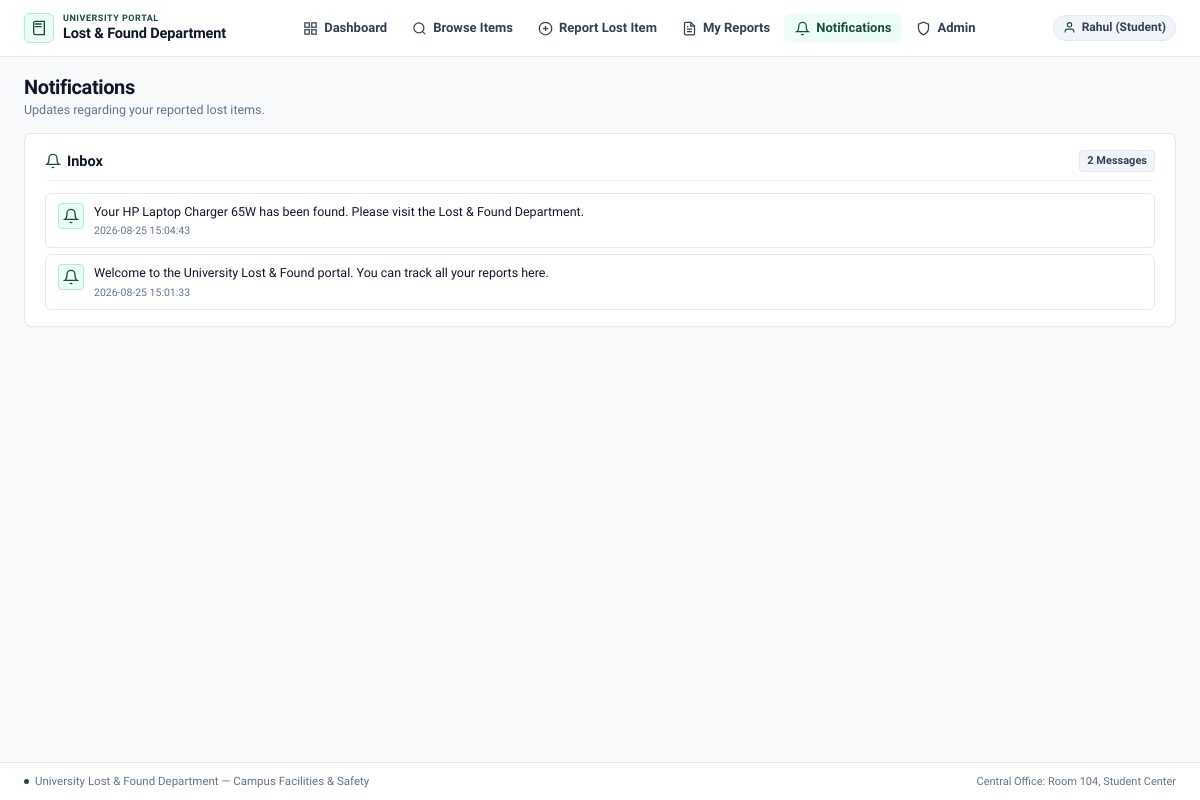
The page /notifications on the database as committed earlier.
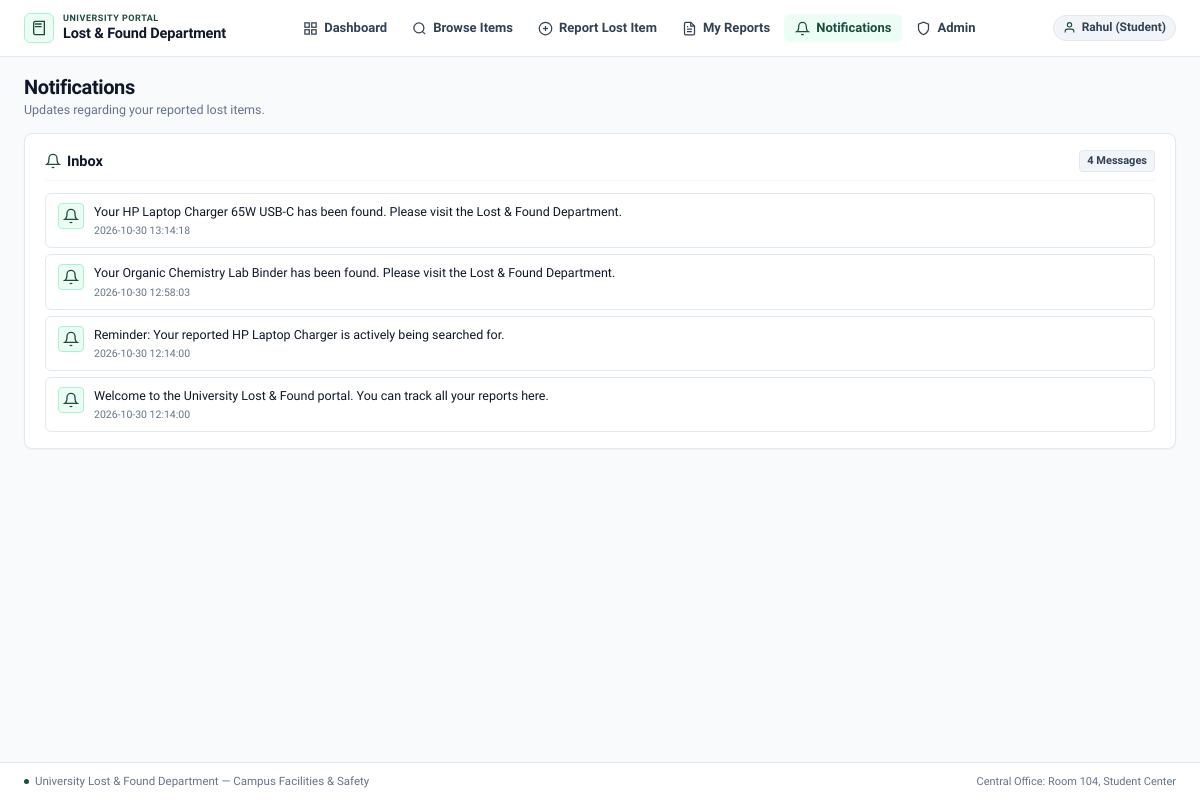
The same page on the database as committed later.
### tables this page shows
CREATE TABLE notifications (
    notification_id INTEGER PRIMARY KEY AUTOINCREMENT,
    user_id INTEGER NOT NULL,
    message TEXT NOT NULL,
    is_read INTEGER DEFAULT 0 CHECK(is_read IN (0, 1)),
    created_at TEXT DEFAULT CURRENT_TIMESTAMP,
    FOREIGN KEY(user_id) REFERENCES users(user_id) ON DELETE CASCADE
);

### backend/app/routes/lost_found_routes.py (the view)
@routes_bp.route("/notifications")
def notifications():
    user_notifications = LostFoundService.get_notifications(DEMO_USER_ID)
    return render_template("notifications.html", notifications=user_notifications, active_page="notifications")

### backend/app/repositories/lost_found_repo.py (called while the page is built)
    @staticmethod
    def get_notifications_for_user(user_id: int) -> List[Dict[str, Any]]:
        with get_db_connection() as conn:
            rows = conn.execute("""
                SELECT notification_id, user_id, message, is_read, created_at
                FROM notifications
                WHERE user_id = ?
                ORDER BY notification_id DESC;
            """, (user_id,)).fetchall()
            return [dict(row) for row in rows]

    @staticmethod
    def get_unread_notification_count(user_id: int) -> int:
        with get_db_connection() as conn:
            count = conn.execute("""
                SELECT COUNT(*) FROM notifications
                WHERE user_id = ? AND is_read = 0;
            """, (user_id,)).fetchone()[0]
            return int(count)

    @staticmethod
    def mark_notifications_as_read(user_id: int) -> None:
        with get_db_connection() as conn:
            conn.execute("""
                UPDATE notifications
                SET is_read = 1
                WHERE user_id = ?;
            """, (user_id,))

### frontend/templates/notifications.html (shortened to what this page needs)
{% extends "base.html" %}
{% block content %}
<div class="page-header">
    <div>
        <h1 class="page-title">Notifications</h1>
        <p class="page-subtitle">Updates regarding your reported lost items.</p>
    </div>
</div>
<div class="card">
    <div class="card-header">
        <div class="header-with-icon">
            <svg class="svg-header" viewBox="0 0 24 24" fill="none" stroke="currentColor" stroke-width="2">
                <path d="M18 8A6 6 0 0 0 6 8c0 7-3 9-3 9h18s-3-2-3-9"/>
                <path d="M13.73 21a2 2 0 0 1-3.46 0"/>
            </svg>
            <h2 class="card-title">Inbox</h2>
        </div>
        <span class="badge badge-neutral">{{ notifications|length }} Messages</span>
    </div>
    <div class="notifications-list">
        {% if notifications %}
            {% for note in notifications %}
            <div class="notification-item">
                <div class="notification-icon-box">
                    <svg class="svg-notif" viewBox="0 0 24 24" fill="none" stroke="currentColor" stroke-width="2">
                        <path d="M18 8A6 6 0 0 0 6 8c0 7-3 9-3 9h18s-3-2-3-9"/>
                        <path d="M13.73 21a2 2 0 0 1-3.46 0"/>
                    </svg>
                </div>
                <div class="notification-body">
                    <p class="notification-message">{{ note.message }}</p>
                    <span class="notification-time">{{ note.created_at }}</span>
                </div>
            </div>
            {% endfor %}
        {% else %}
            <div class="table-empty" style="padding: 32px 16px;">
                No notifications in your inbox.
            </div>
        {% endif %}
    </div>
</div>
{% endblock %}

Rows that differ between the two databases and show on the page:
no longer on this page (row edited): notifications: message "Your HP Laptop Charger 65W has been found. Please visit the Lost & Found Department.", created_at "2026-08-25 15:04:43"
added notifications: message "Your HP Laptop Charger 65W USB-C has been found. Please visit the Lost & Found Department.", created_at "2026-10-30 13:14:18"
added notifications: message "Your Organic Chemistry Lab Binder has been found. Please visit the Lost & Found Department.", created_at "2026-10-30 12:58:03"
added notifications: message "Reminder: Your reported HP Laptop Charger is actively being searched for.", created_at "2026-10-30 12:14:00"
changed notifications (number 4 of 4 on the later page): created_at "2026-08-25 15:01:33" → "2026-10-30 12:14:00"
Other text that changed with them:
{{ notifications|length }}: "2" → "4"
